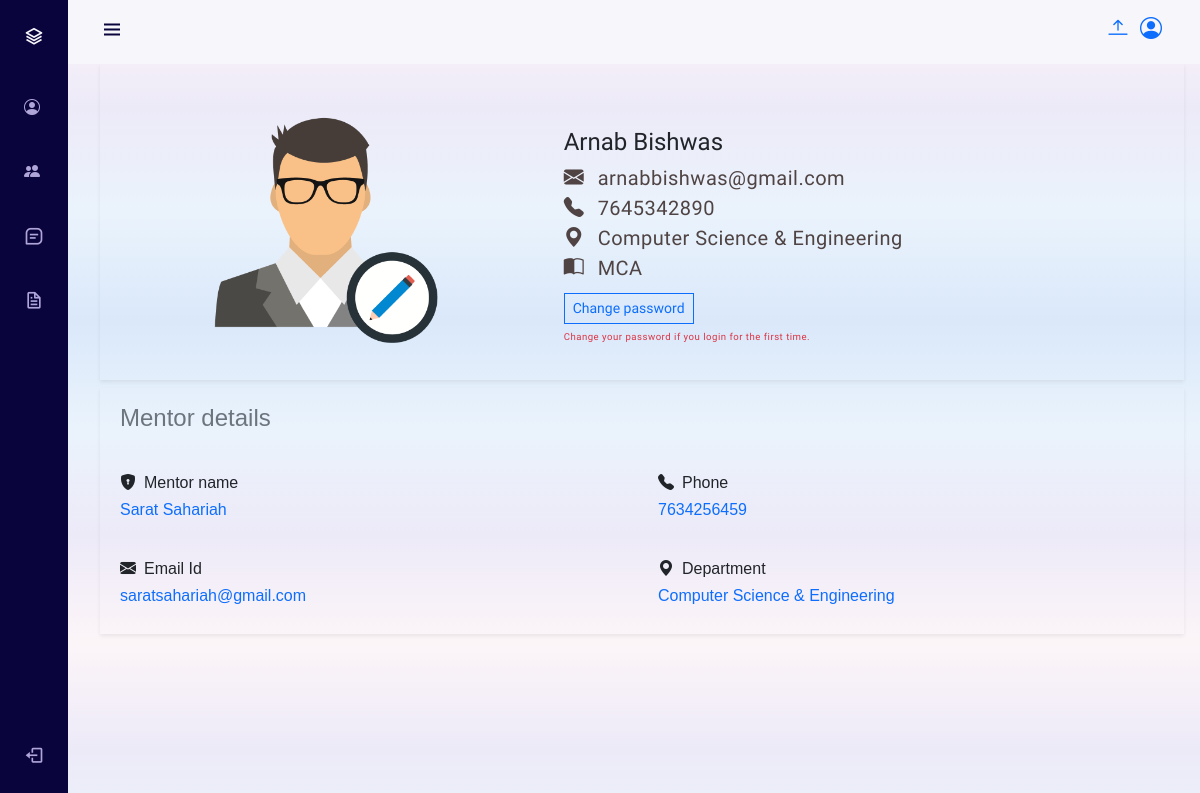
Page /student/student_profile.php (signed in) on the earlier database version.
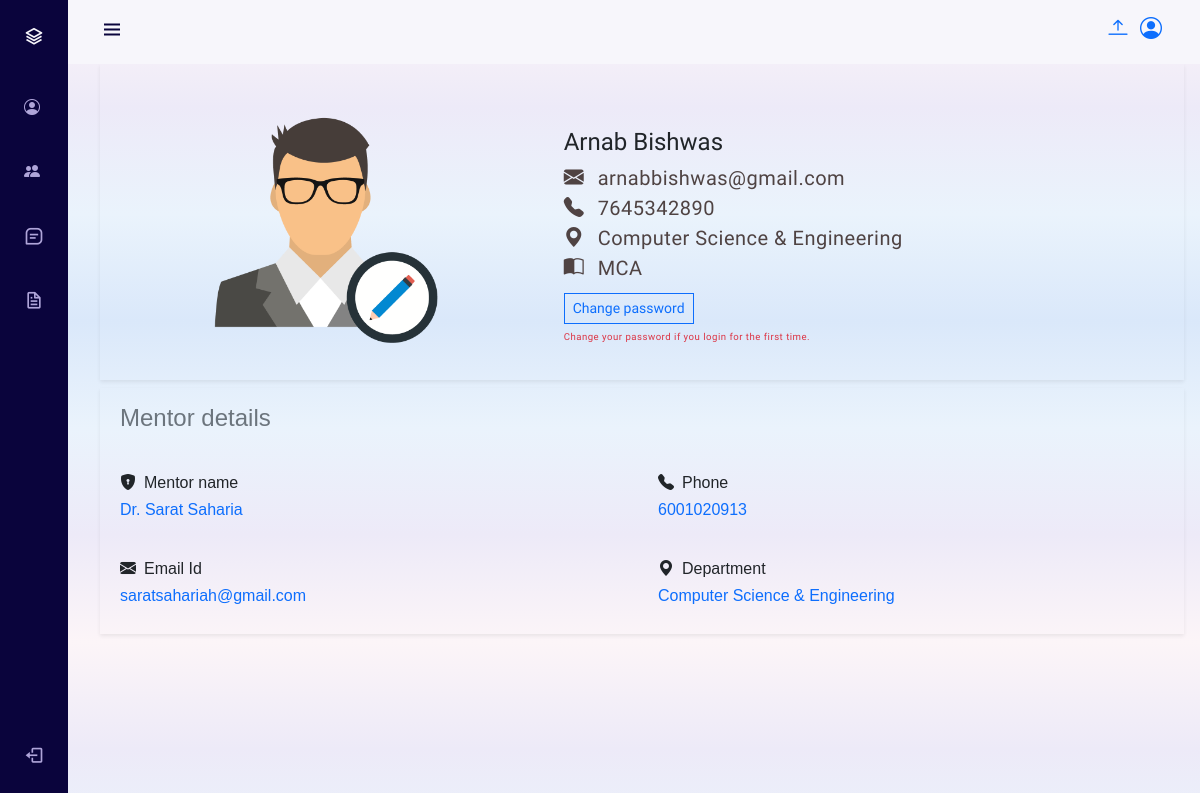
Same page on the later database version.
### tables this page shows
CREATE TABLE `mentor` (
  `mentor_id` char(6) NOT NULL,
  `mentor_email` varchar(90) NOT NULL,
  `mentor_phone` char(10) NOT NULL,
  `mentor_firstname` varchar(35) NOT NULL,
  `mentor_lastname` varchar(35) NOT NULL,
  `mentor_department` varchar(100) NOT NULL,
  `mentor_password` varchar(255) NOT NULL
);

### student/student_profile.php (the view, shortened to what the changed rows need)
<!DOCTYPE html>
<html lang="en">
<head>
    <link href="https://cdn.jsdelivr.net/npm/bootstrap@5.2.1/dist/css/bootstrap.min.css" rel="stylesheet">
    <link rel="stylesheet" href="https://cdnjs.cloudflare.com/ajax/libs/font-awesome/6.2.0/css/all.min.css">
    <link href='https://cdn.jsdelivr.net/npm/boxicons@2.0.5/css/boxicons.min.css' rel='stylesheet'>
    <link rel="stylesheet" href="https://cdn.jsdelivr.net/npm/bootstrap-icons@1.3.0/font/bootstrap-icons.css">
    <link rel="stylesheet" href="../style/profile_sidebar.css">
    <link rel="stylesheet" href="../style/bg_color.css">
    <link rel="stylesheet" href="style/show_mentor.css">
    <link rel="stylesheet" href="../style/popup_style.css">
    <link rel="stylesheet" href="../admin/style/button.css">
</head>
<body id="body-pd">
    <?php
    include "../partials/_dbconnect.php";
    ?>
    <div class="container my-2 shadow-sm pb-1">
        <?php
            if($_SESSION['mentor_id'] == 0) {
                echo '
                <div class="no_mentor">
                    <p class="text-danger pb-2">Oops!! There is currently no mentor assigned to you.</p>
                </div>
                ';
            }
            else {
                $mentor_id = $_SESSION['mentor_id'];
                $sql = "
                SELECT * FROM `mentor` WHERE `mentor_id` = '$mentor_id'
                ";
                $result = mysqli_query($conn, $sql);
                if($result) {
                    while($row = mysqli_fetch_assoc($result)) {
                        echo '
                        <div class="row g-3 ">
                            <div class="col-md-6 rounded p-3">
                                <h6 class="secondary"><i class="bi bi-shield-lock-fill me-2"></i>Mentor name</h6>
                                <h6 class="text-primary">
                                '.$row['mentor_firstname'].' '. $row['mentor_lastname'] .'
                                </h6>
                            </div>
                            <div class="col-md-6 rounded p-3">
                                <h6 class="secondary"><i class="bi bi-telephone-fill me-2"></i>Phone</h6>
                                <h6 class="text-primary">
                                '. $row['mentor_phone'] .'
                                </h6>
                            </div>
                        </div>
                        <div class="row g-3">
                            <div class="col-md-6 rounded p-3">
                                <h6 class="secondary"><i class="bi bi-envelope-fill me-2"></i>Email Id</h6>
                                <h6 class="text-primary">
                                '. $row['mentor_email'] .'
                                </h6>
                            </div>
                            <div class="col-md-6 rounded p-3">
                                <h6 class="secondary"><i class="bi bi-geo-alt-fill me-2"></i>Department</h6>
                                <h6 class="text-primary">
                                '. $row['mentor_department'] .'
                                </h6>
                                </h6>
                            </div>
                        </div>
                        ';
                    }
                }
                else {
                    echo "Failed to fetch mentor records";
                }
            }
        ?>
    </div>
</body>
</html>

Differences in the rows shown:
changed mentor "saratsahariah@gmail.com": mentor_firstname "Sarat" → "Dr. Sarat"; mentor_lastname "Sahariah" → "Saharia"; mentor_phone "7634256459" → "6001020913"
